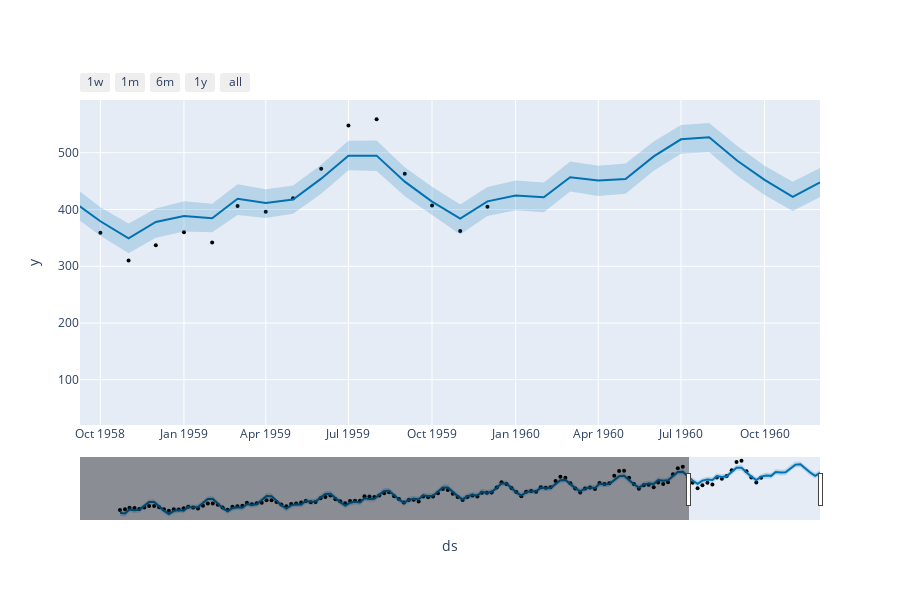

Notebook source saved alongside this figure:
### Code cell
from prophet.plot import plot_plotly

plot_plotly(model, forecast)

### Figure 1 — Plotly figure (JSON) as saved in the notebook; plotly's stock layout.template omitted (floating-point values rounded to 4 significant figures; data arrays with more than 128 entries replaced by an {"elided": "..."} marker saying what was removed)
{"data": [{"marker": {"color": "black", "size": 4}, "mode": "markers", "name": "Actual", "type": "scatter", "x": {"elided": "132 str values"}, "y": {"elided": "132 int values"}}, {"hoverinfo": "skip", "line": {"width": 0}, "mode": "lines", "type": "scatter", "x": {"elided": "144 str values"}, "y": {"elided": "144 float values"}}, {"fill": "tonexty", "fillcolor": "rgba(0, 114, 178, 0.2)", "line": {"color": "#0072B2", "width": 2}, "mode": "lines", "name": "Predicted", "type": "scatter", "x": {"elided": "144 str values"}, "y": {"elided": "144 float values"}}, {"fill": "tonexty", "fillcolor": "rgba(0, 114, 178, 0.2)", "hoverinfo": "skip", "line": {"width": 0}, "mode": "lines", "type": "scatter", "x": {"elided": "144 str values"}, "y": {"elided": "144 float values"}}], "layout": {"height": 600, "showlegend": false, "width": 900, "xaxis": {"autorange": false, "range": ["1958-09-08 13:18:10.2857", "1960-12-01"], "rangeselector": {"buttons": [{"count": 7, "label": "1w", "step": "day", "stepmode": "backward"}, {"count": 1, "label": "1m", "step": "month", "stepmode": "backward"}, {"count": 6, "label": "6m", "step": "month", "stepmode": "backward"}, {"count": 1, "label": "1y", "step": "year", "stepmode": "backward"}, {"step": "all"}]}, "rangeslider": {"autorange": true, "range": ["1948-04-27 07:32:34.2857", "1960-12-01"], "visible": true, "yaxis": {"_template": null, "rangemode": "match"}}, "title": {"text": "ds"}, "type": "date"}, "yaxis": {"autorange": true, "range": [20.3, 592.9], "title": {"text": "y"}, "type": "linear"}}}
